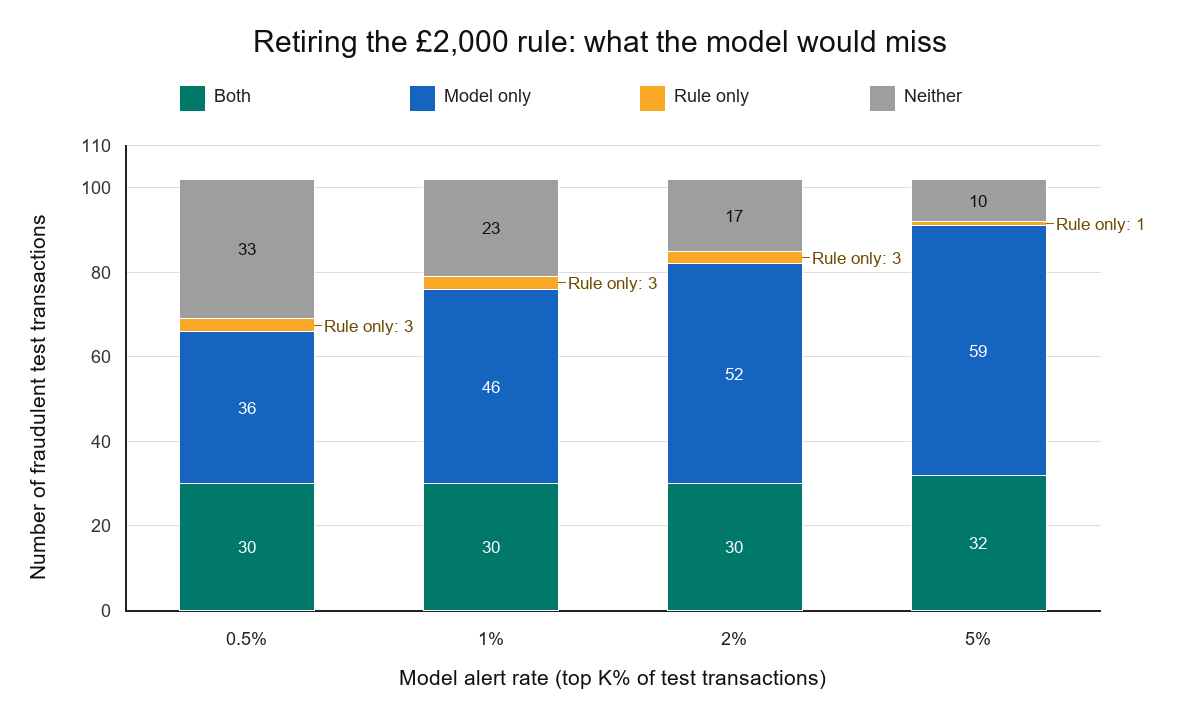

Source code (Python):
import json
import math
from pathlib import Path
import sys
import time

import pandas as pd
from PIL import Image, ImageDraw, ImageFont


PROJECT_ROOT = Path(__file__).resolve().parents[1]
if str(PROJECT_ROOT) not in sys.path:
    sys.path.insert(0, str(PROJECT_ROOT))

from evaluation.evaluation_cache import load_or_build_evaluation_data
from src.data_generation.fraud_generator import (
    INVESTMENT_SCAM,
    MONEY_MULE_LAYERING
    )


ALERT_RATES = (0.005, 0.01, 0.02, 0.05)
FRAUD_TYPES = (INVESTMENT_SCAM, MONEY_MULE_LAYERING)
RULE_AMOUNT_THRESHOLD = 2_000.0
RESULTS_PATH = Path(__file__).with_name("shadow_mode_results.json")
CHART_PATH = Path(__file__).with_name("shadow_mode.png")
SUMMARY_PATH = Path(__file__).with_name("shadow_mode.md")
_CHART_FONT_PATHS = (
    Path("C:/Windows/Fonts/arial.ttf"),
    Path("/usr/share/fonts/truetype/dejavu/DejaVuSans.ttf"),
    Path(
        "/usr/share/fonts/truetype/liberation2/"
        "LiberationSans-Regular.ttf"
        ),
    Path("/System/Library/Fonts/Supplemental/Arial.ttf")
    )


def _rate_label(alert_rate):
    return f"{alert_rate * 100:g}%"


def _fraud_outcomes(
    labels,
    model_alerts,
    rule_flags,
    scope=None
    ):
    if scope is None:
        scope = pd.Series(True, index=labels.index)
    frauds = labels.eq(1) & scope
    outcomes = {
        "total_frauds_in_test": int(frauds.sum()),
        "frauds_caught_by_both": int((
            frauds & model_alerts & rule_flags
            ).sum()),
        "frauds_caught_only_by_rule": int((
            frauds & ~model_alerts & rule_flags
            ).sum()),
        "frauds_caught_only_by_model": int((
            frauds & model_alerts & ~rule_flags
            ).sum()),
        "frauds_caught_by_neither": int((
            frauds & ~model_alerts & ~rule_flags
            ).sum())
        }
    partition_total = sum(
        outcomes[key]
        for key in (
            "frauds_caught_by_both",
            "frauds_caught_only_by_rule",
            "frauds_caught_only_by_model",
            "frauds_caught_by_neither"
            )
        )
    if partition_total != outcomes["total_frauds_in_test"]:
        raise ValueError("Fraud outcomes must form a complete partition")
    return outcomes


def build_shadow_mode_results(evaluation_data):
    test_ids = list(evaluation_data["test_transaction_ids"])
    test_features = evaluation_data["features"].loc[test_ids]
    test_labels = evaluation_data["labels"].loc[test_ids]
    test_fraud_types = evaluation_data["fraud_types"].loc[test_ids]
    model_scores = evaluation_data["test_risk_scores"].reindex(
        test_ids
        )
    rule_flags = (
        test_features["transaction_amount"]
        >= RULE_AMOUNT_THRESHOLD
        )
    ranked_scores = pd.DataFrame({
        "risk_score": model_scores,
        "_transaction_id": model_scores.index
        }).sort_values(
            ["risk_score", "_transaction_id"],
            ascending=[False, True],
            kind="mergesort"
            )

    rate_results = []
    for alert_rate in ALERT_RATES:
        model_alert_count = max(
            1,
            math.ceil(len(test_ids) * alert_rate)
            )
        model_alerts = pd.Series(False, index=test_labels.index)
        model_alerts.loc[
            ranked_scores.index[:model_alert_count]
            ] = True

        fraud_outcomes = _fraud_outcomes(
            test_labels,
            model_alerts,
            rule_flags
            )
        by_fraud_type = {
            fraud_type: _fraud_outcomes(
                test_labels,
                model_alerts,
                rule_flags,
                scope=test_fraud_types.eq(fraud_type)
                )
            for fraud_type in FRAUD_TYPES
            }
        extra_alerts = rule_flags & ~model_alerts
        extra_alert_count = int(extra_alerts.sum())
        extra_fraud_count = int((
            extra_alerts & test_labels.eq(1)
            ).sum())
        extra_alert_precision = (
            extra_fraud_count / extra_alert_count
            if extra_alert_count
            else 0.0
            )
        if (
            extra_fraud_count
            != fraud_outcomes["frauds_caught_only_by_rule"]
            ):
            raise ValueError(
                "Extra rule frauds must equal rule-only frauds"
                )
        if sum(
            outcomes["total_frauds_in_test"]
            for outcomes in by_fraud_type.values()
            ) != fraud_outcomes["total_frauds_in_test"]:
            raise ValueError("Fraud-type totals must match all fraud")

        rate_results.append({
            "k_percent": float(alert_rate * 100),
            "model_alert_count": int(model_alert_count),
            "rule_flag_count": int(rule_flags.sum()),
            "fraud_outcomes": fraud_outcomes,
            "by_fraud_type": by_fraud_type,
            "rule_reactivation": {
                "extra_alert_count": extra_alert_count,
                "extra_fraud_count": extra_fraud_count,
                "extra_alert_precision": float(extra_alert_precision)
                }
            })

    return {
        "metadata": {
            "test_transaction_count": int(len(test_ids)),
            "total_test_frauds": int(test_labels.sum()),
            "rule": "transaction_amount >= 2000",
            "rule_mode": "shadow",
            "model_alert_rates_percent": [
                float(alert_rate * 100)
                for alert_rate in ALERT_RATES
                ]
            },
        "results": rate_results
        }


def _font(size):
    for font_path in _CHART_FONT_PATHS:
        if font_path.exists():
            return ImageFont.truetype(str(font_path), size=size)
    return ImageFont.load_default(size=size)


def _centred_text(draw, centre_x, y, text, font, fill):
    text_box = draw.textbbox((0, 0), text, font=font)
    text_width = text_box[2] - text_box[0]
    draw.text(
        (centre_x - text_width / 2, y),
        text,
        font=font,
        fill=fill
        )


def save_chart(results):
    width, height = 1_200, 720
    image = Image.new("RGB", (width, height), "white")
    draw = ImageDraw.Draw(image)
    title_font = _font(30)
    label_font = _font(21)
    tick_font = _font(18)
    value_font = _font(17)
    legend_font = _font(18)

    plot_left = 125
    plot_top = 145
    plot_right = 1_100
    plot_bottom = 610
    plot_height = plot_bottom - plot_top
    y_maximum = 110

    _centred_text(
        draw,
        width / 2,
        24,
        "Retiring the £2,000 rule: what the model would miss",
        title_font,
        "#111111"
        )
    categories = (
        ("frauds_caught_by_both", "Both", "#00796B", "white"),
        (
            "frauds_caught_only_by_model",
            "Model only",
            "#1565C0",
            "white"
            ),
        (
            "frauds_caught_only_by_rule",
            "Rule only",
            "#F9A825",
            "#111111"
            ),
        (
            "frauds_caught_by_neither",
            "Neither",
            "#9E9E9E",
            "#111111"
            )
        )
    legend_x = 180
    for _, label, colour, _ in categories:
        draw.rectangle(
            (legend_x, 86, legend_x + 24, 110),
            fill=colour
            )
        draw.text(
            (legend_x + 34, 85),
            label,
            font=legend_font,
            fill="#222222"
            )
        legend_x += 230

    tick_values = [0, 20, 40, 60, 80, 100, 110]
    for tick_value in tick_values:
        y = plot_bottom - round(
            tick_value / y_maximum * plot_height
            )
        draw.line(
            (plot_left, y, plot_right, y),
            fill="#DDDDDD",
            width=1
            )
        tick_text = str(tick_value)
        tick_box = draw.textbbox((0, 0), tick_text, font=tick_font)
        draw.text(
            (plot_left - 14 - (tick_box[2] - tick_box[0]), y - 10),
            tick_text,
            font=tick_font,
            fill="#333333"
            )

    draw.line(
        (plot_left, plot_top, plot_left, plot_bottom),
        fill="#222222",
        width=2
        )
    draw.line(
        (plot_left, plot_bottom, plot_right, plot_bottom),
        fill="#222222",
        width=2
        )

    bar_width = 135
    available_width = plot_right - plot_left
    spacing = available_width / len(results["results"])
    for bar_index, rate_result in enumerate(results["results"]):
        centre_x = plot_left + spacing * (bar_index + 0.5)
        left = round(centre_x - bar_width / 2)
        right = round(centre_x + bar_width / 2)
        cumulative_value = 0
        outcomes = rate_result["fraud_outcomes"]
        for key, _, colour, text_colour in categories:
            value = outcomes[key]
            bottom_y = plot_bottom - round(
                cumulative_value / y_maximum * plot_height
                )
            cumulative_value += value
            top_y = plot_bottom - round(
                cumulative_value / y_maximum * plot_height
                )
            if value:
                draw.rectangle(
                    (left, top_y, right, bottom_y),
                    fill=colour,
                    outline="white"
                    )
                if (
                    key != "frauds_caught_only_by_rule"
                    and bottom_y - top_y >= 17
                    ):
                    _centred_text(
                        draw,
                        centre_x,
                        (top_y + bottom_y) / 2 - 9,
                        str(value),
                        value_font,
                        text_colour
                        )
        rule_only_value = outcomes[
            "frauds_caught_only_by_rule"
            ]
        rule_only_bottom_value = (
            outcomes["frauds_caught_by_both"]
            + outcomes["frauds_caught_only_by_model"]
            )
        rule_only_centre_value = (
            rule_only_bottom_value + rule_only_value / 2
            )
        rule_only_centre_y = plot_bottom - round(
            rule_only_centre_value / y_maximum * plot_height
            )
        draw.line(
            (
                right,
                rule_only_centre_y,
                right + 7,
                rule_only_centre_y
                ),
            fill="#9A6500",
            width=1
            )
        draw.text(
            (right + 10, rule_only_centre_y - 9),
            f"Rule only: {rule_only_value}",
            font=value_font,
            fill="#6F4800"
            )
        _centred_text(
            draw,
            centre_x,
            plot_bottom + 18,
            f"{rate_result['k_percent']:g}%",
            tick_font,
            "#222222"
            )

    _centred_text(
        draw,
        (plot_left + plot_right) / 2,
        665,
        "Model alert rate (top K% of test transactions)",
        label_font,
        "#111111"
        )
    y_label = "Number of fraudulent test transactions"
    y_label_box = Image.new(
        "RGBA",
        (440, 40),
        (255, 255, 255, 0)
        )
    y_label_draw = ImageDraw.Draw(y_label_box)
    y_label_draw.text(
        (0, 5),
        y_label,
        font=label_font,
        fill="#111111"
        )
    rotated_label = y_label_box.rotate(90, expand=True)
    image.paste(
        rotated_label,
        (20, round((height - rotated_label.height) / 2)),
        rotated_label
        )
    image.save(CHART_PATH, format="PNG")


def _rate_result(results, k_percent):
    return next(
        rate_result
        for rate_result in results["results"]
        if rate_result["k_percent"] == k_percent
        )


def _summary_row(label, outcomes):
    return (
        f"| {label} | {outcomes['total_frauds_in_test']} | "
        f"{outcomes['frauds_caught_by_both']} | "
        f"{outcomes['frauds_caught_only_by_rule']} | "
        f"{outcomes['frauds_caught_only_by_model']} | "
        f"{outcomes['frauds_caught_by_neither']} |"
        )


def save_summary(results):
    one_percent = _rate_result(results, 1.0)
    outcomes = one_percent["fraud_outcomes"]
    reactivation = one_percent["rule_reactivation"]
    rule_only_count = outcomes["frauds_caught_only_by_rule"]
    if rule_only_count:
        catch_label = (
            "fraud catch" if rule_only_count == 1 else "fraud catches"
            )
        conclusion = (
            f"Retiring the rule loses {rule_only_count} {catch_label}; "
            f"keeping it adds {reactivation['extra_alert_count']} alerts "
            f"at {reactivation['extra_alert_precision']:.2%} precision."
            )
    else:
        conclusion = (
            "Retiring the rule loses no fraud catches in this test; "
            f"keeping it adds {reactivation['extra_alert_count']} alerts."
            )

    lines = [
        "# Shadow-mode assessment: retire the £2,000 rule?",
        "",
        "**Question:** If we retire the £2,000 rule, what do we lose?",
        (
            "**Method:** On held-out test transactions, XGBoost alerts "
            "are the top 1% by risk score; the rule is logged in shadow "
            "mode and does not create alerts."
            ),
        "",
        (
            "| K=1% segment | Total frauds | Both | Rule only | "
            "Model only | Neither |"
            ),
        "|---|---:|---:|---:|---:|---:|",
        _summary_row("All fraud", outcomes),
        _summary_row(
            INVESTMENT_SCAM,
            one_percent["by_fraud_type"][INVESTMENT_SCAM]
            ),
        _summary_row(
            MONEY_MULE_LAYERING,
            one_percent["by_fraud_type"][MONEY_MULE_LAYERING]
            ),
        "",
        (
            f"**Operational impact:** Reactivating the rule adds "
            f"{reactivation['extra_alert_count']} alerts, including "
            f"{reactivation['extra_fraud_count']} fraud "
            f"({reactivation['extra_alert_precision']:.2%} precision)."
            ),
        f"**Conclusion:** {conclusion}",
        (
            "**Limitation:** Synthetic data cannot measure deterrence "
            "(whether fraudsters avoid large payments because the rule "
            "exists)."
            )
        ]
    if len(lines) >= 15:
        raise ValueError("Shadow-mode summary must be under 15 lines")
    SUMMARY_PATH.write_text(
        "\n".join(lines) + "\n",
        encoding="utf-8"
        )


def _print_outcomes(prefix, outcomes):
    print(
        f"  {prefix}: total={outcomes['total_frauds_in_test']}, "
        f"both={outcomes['frauds_caught_by_both']}, "
        f"rule_only={outcomes['frauds_caught_only_by_rule']}, "
        f"model_only={outcomes['frauds_caught_only_by_model']}, "
        f"neither={outcomes['frauds_caught_by_neither']}"
        )


def print_results(results, cache_status, runtime_seconds):
    metadata = results["metadata"]
    print("Shadow-mode rule evaluation")
    print(f"  Evaluation cache: {cache_status}")
    print(
        f"  Test transactions: {metadata['test_transaction_count']}"
        )
    print(f"  Total frauds in test: {metadata['total_test_frauds']}")
    print("  Rule: transaction_amount >= 2000 (shadow only)")
    for rate_result in results["results"]:
        print(
            f"\nK={rate_result['k_percent']:g}%: "
            f"model alerts={rate_result['model_alert_count']}, "
            f"rule flags={rate_result['rule_flag_count']}"
            )
        _print_outcomes("All fraud", rate_result["fraud_outcomes"])
        for fraud_type in FRAUD_TYPES:
            _print_outcomes(
                fraud_type,
                rate_result["by_fraud_type"][fraud_type]
                )
        reactivation = rate_result["rule_reactivation"]
        print(
            "  Rule reactivation: "
            f"extra_alerts={reactivation['extra_alert_count']}, "
            f"extra_frauds={reactivation['extra_fraud_count']}, "
            "extra_alert_precision="
            f"{reactivation['extra_alert_precision']:.6%}"
            )
    print(f"\nSaved results to {RESULTS_PATH.relative_to(PROJECT_ROOT)}")
    print(f"Saved chart to {CHART_PATH.relative_to(PROJECT_ROOT)}")
    print(f"Saved summary to {SUMMARY_PATH.relative_to(PROJECT_ROOT)}")
    print(f"Runtime: {runtime_seconds:.3f} seconds")


def main():
    start_time = time.perf_counter()
    evaluation_data, cache_status = load_or_build_evaluation_data()
    results = build_shadow_mode_results(evaluation_data)
    save_chart(results)
    save_summary(results)
    runtime_seconds = time.perf_counter() - start_time
    results["run"] = {
        "evaluation_cache": cache_status,
        "runtime_seconds": float(runtime_seconds)
        }
    RESULTS_PATH.write_text(
        json.dumps(results, indent=2) + "\n",
        encoding="utf-8"
        )
    print_results(results, cache_status, runtime_seconds)


if __name__ == "__main__":
    main()
